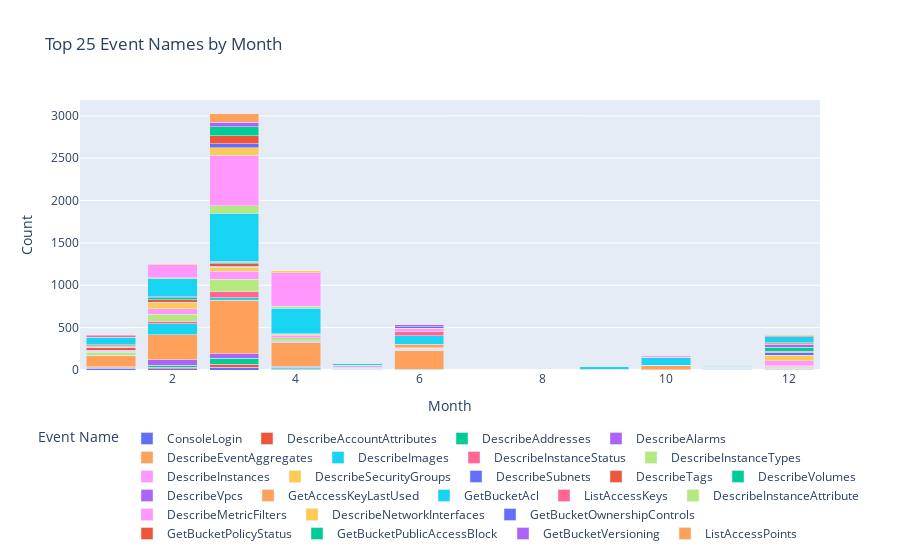

Notebook code for this chart:
### Code cell
# Plot event name


top_event_names = (
    action_month.groupby('eventName')['count']
    .sum()
    .reset_index()
    .sort_values(by='count', ascending=False)
    .head(25)
)


filtered_action_month = action_month[action_month['eventName'].isin(top_event_names['eventName'])]


fig = px.bar(
    filtered_action_month, 
    x="month", 
    y="count", 
    color="eventName", 
    title="Top 25 Event Names by Month",
    labels={"month": "Month", "count": "Count", "eventName": "Event Name"},
    hover_data={"count": True, "eventName": True}
)


fig.update_layout(
    barmode='stack',
    xaxis=dict(title='Month'),
    yaxis=dict(title='Count'),
    legend=dict(title='Event Name', orientation="h", x=0.5, xanchor="center", y=-0.2),
    height=800  
)


fig.show()

### Figure 1 — Plotly figure (JSON) as saved in the notebook; plotly's stock layout.template omitted (floating-point values rounded to 4 significant figures)
{"data": [{"alignmentgroup": "True", "customdata": [["ConsoleLogin"], ["ConsoleLogin"], ["ConsoleLogin"], ["ConsoleLogin"], ["ConsoleLogin"], ["ConsoleLogin"], ["ConsoleLogin"], ["ConsoleLogin"], ["ConsoleLogin"], ["ConsoleLogin"]], "hovertemplate": "Event Name=%{customdata[0]}<br>Month=%{x}<br>Count=%{y}<extra></extra>", "legendgroup": "ConsoleLogin", "marker": {"color": "#636efa", "pattern": {"shape": ""}}, "name": "ConsoleLogin", "offsetgroup": "ConsoleLogin", "orientation": "v", "showlegend": true, "textposition": "auto", "type": "bar", "x": [1, 2, 3, 4, 5, 6, 9, 10, 11, 12], "xaxis": "x", "y": [21, 17, 35, 9, 1, 2, 3, 1, 4, 2], "yaxis": "y"}, {"alignmentgroup": "True", "customdata": [["DescribeAccountAttributes"], ["DescribeAccountAttributes"], ["DescribeAccountAttributes"], ["DescribeAccountAttributes"], ["DescribeAccountAttributes"], ["DescribeAccountAttributes"], ["DescribeAccountAttributes"], ["DescribeAccountAttributes"]], "hovertemplate": "Event Name=%{customdata[0]}<br>Month=%{x}<br>Count=%{y}<extra></extra>", "legendgroup": "DescribeAccountAttributes", "marker": {"color": "#EF553B", "pattern": {"shape": ""}}, "name": "DescribeAccountAttributes", "offsetgroup": "DescribeAccountAttributes", "orientation": "v", "showlegend": true, "textposition": "auto", "type": "bar", "x": [1, 2, 3, 4, 5, 6, 11, 12], "xaxis": "x", "y": [11, 15, 32, 6, 2, 2, 3, 7], "yaxis": "y"}, {"alignmentgroup": "True", "customdata": [["DescribeAddresses"], ["DescribeAddresses"], ["DescribeAddresses"], ["DescribeAddresses"], ["DescribeAddresses"], ["DescribeAddresses"], ["DescribeAddresses"], ["DescribeAddresses"], ["DescribeAddresses"]], "hovertemplate": "Event Name=%{customdata[0]}<br>Month=%{x}<br>Count=%{y}<extra></extra>", "legendgroup": "DescribeAddresses", "marker": {"color": "#00cc96", "pattern": {"shape": ""}}, "name": "DescribeAddresses", "offsetgroup": "DescribeAddresses", "orientation": "v", "showlegend": true, "textposition": "auto", "type": "bar", "x": [1, 2, 3, 4, 5, 6, 10, 11, 12], "xaxis": "x", "y": [4, 26, 74, 17, 4, 3, 2, 3, 10], "yaxis": "y"}, {"alignmentgroup": "True", "customdata": [["DescribeAlarms"], ["DescribeAlarms"], ["DescribeAlarms"], ["DescribeAlarms"], ["DescribeAlarms"], ["DescribeAlarms"], ["DescribeAlarms"]], "hovertemplate": "Event Name=%{customdata[0]}<br>Month=%{x}<br>Count=%{y}<extra></extra>", "legendgroup": "DescribeAlarms", "marker": {"color": "#ab63fa", "pattern": {"shape": ""}}, "name": "DescribeAlarms", "offsetgroup": "DescribeAlarms", "orientation": "v", "showlegend": true, "textposition": "auto", "type": "bar", "x": [1, 2, 3, 4, 5, 11, 12], "xaxis": "x", "y": [3, 66, 50, 10, 4, 1, 2], "yaxis": "y"}, {"alignmentgroup": "True", "customdata": [["DescribeEventAggregates"], ["DescribeEventAggregates"], ["DescribeEventAggregates"], ["DescribeEventAggregates"], ["DescribeEventAggregates"], ["DescribeEventAggregates"], ["DescribeEventAggregates"], ["DescribeEventAggregates"], ["DescribeEventAggregates"], ["DescribeEventAggregates"]], "hovertemplate": "Event Name=%{customdata[0]}<br>Month=%{x}<br>Count=%{y}<extra></extra>", "legendgroup": "DescribeEventAggregates", "marker": {"color": "#FFA15A", "pattern": {"shape": ""}}, "name": "DescribeEventAggregates", "offsetgroup": "DescribeEventAggregates", "orientation": "v", "showlegend": true, "textposition": "auto", "type": "bar", "x": [1, 2, 3, 4, 5, 6, 9, 10, 11, 12], "xaxis": "x", "y": [128, 290, 632, 288, 4, 228, 4, 46, 6, 14], "yaxis": "y"}, {"alignmentgroup": "True", "customdata": [["DescribeImages"], ["DescribeImages"], ["DescribeImages"], ["DescribeImages"], ["DescribeImages"], ["DescribeImages"], ["DescribeImages"], ["DescribeImages"], ["DescribeImages"]], "hovertemplate": "Event Name=%{customdata[0]}<br>Month=%{x}<br>Count=%{y}<extra></extra>", "legendgroup": "DescribeImages", "marker": {"color": "#19d3f3", "pattern": {"shape": ""}}, "name": "DescribeImages", "offsetgroup": "DescribeImages", "orientation": "v", "showlegend": true, "textposition": "auto", "type": "bar", "x": [1, 2, 3, 4, 5, 6, 10, 11, 12], "xaxis": "x", "y": [5, 134, 28, 7, 3, 1, 2, 1, 1], "yaxis": "y"}, {"alignmentgroup": "True", "customdata": [["DescribeInstanceStatus"], ["DescribeInstanceStatus"], ["DescribeInstanceStatus"], ["DescribeInstanceStatus"], ["DescribeInstanceStatus"], ["DescribeInstanceStatus"], ["DescribeInstanceStatus"], ["DescribeInstanceStatus"], ["DescribeInstanceStatus"]], "hovertemplate": "Event Name=%{customdata[0]}<br>Month=%{x}<br>Count=%{y}<extra></extra>", "legendgroup": "DescribeInstanceStatus", "marker": {"color": "#FF6692", "pattern": {"shape": ""}}, "name": "DescribeInstanceStatus", "offsetgroup": "DescribeInstanceStatus", "orientation": "v", "showlegend": true, "textposition": "auto", "type": "bar", "x": [1, 2, 3, 4, 5, 6, 10, 11, 12], "xaxis": "x", "y": [3, 25, 70, 17, 4, 3, 1, 3, 9], "yaxis": "y"}, {"alignmentgroup": "True", "customdata": [["DescribeInstanceTypes"], ["DescribeInstanceTypes"], ["DescribeInstanceTypes"], ["DescribeInstanceTypes"], ["DescribeInstanceTypes"], ["DescribeInstanceTypes"], ["DescribeInstanceTypes"], ["DescribeInstanceTypes"]], "hovertemplate": "Event Name=%{customdata[0]}<br>Month=%{x}<br>Count=%{y}<extra></extra>", "legendgroup": "DescribeInstanceTypes", "marker": {"color": "#B6E880", "pattern": {"shape": ""}}, "name": "DescribeInstanceTypes", "offsetgroup": "DescribeInstanceTypes", "orientation": "v", "showlegend": true, "textposition": "auto", "type": "bar", "x": [1, 2, 3, 4, 5, 6, 11, 12], "xaxis": "x", "y": [34, 85, 150, 24, 8, 8, 6, 7], "yaxis": "y"}, {"alignmentgroup": "True", "customdata": [["DescribeInstances"], ["DescribeInstances"], ["DescribeInstances"], ["DescribeInstances"], ["DescribeInstances"], ["DescribeInstances"], ["DescribeInstances"], ["DescribeInstances"], ["DescribeInstances"]], "hovertemplate": "Event Name=%{customdata[0]}<br>Month=%{x}<br>Count=%{y}<extra></extra>", "legendgroup": "DescribeInstances", "marker": {"color": "#FF97FF", "pattern": {"shape": ""}}, "name": "DescribeInstances", "offsetgroup": "DescribeInstances", "orientation": "v", "showlegend": true, "textposition": "auto", "type": "bar", "x": [1, 2, 3, 4, 5, 6, 10, 11, 12], "xaxis": "x", "y": [13, 63, 96, 29, 19, 11, 1, 6, 59], "yaxis": "y"}, {"alignmentgroup": "True", "customdata": [["DescribeSecurityGroups"], ["DescribeSecurityGroups"], ["DescribeSecurityGroups"], ["DescribeSecurityGroups"], ["DescribeSecurityGroups"], ["DescribeSecurityGroups"], ["DescribeSecurityGroups"], ["DescribeSecurityGroups"], ["DescribeSecurityGroups"]], "hovertemplate": "Event Name=%{customdata[0]}<br>Month=%{x}<br>Count=%{y}<extra></extra>", "legendgroup": "DescribeSecurityGroups", "marker": {"color": "#FECB52", "pattern": {"shape": ""}}, "name": "DescribeSecurityGroups", "offsetgroup": "DescribeSecurityGroups", "orientation": "v", "showlegend": true, "textposition": "auto", "type": "bar", "x": [1, 2, 3, 4, 5, 6, 10, 11, 12], "xaxis": "x", "y": [7, 70, 46, 8, 1, 1, 1, 1, 63], "yaxis": "y"}, {"alignmentgroup": "True", "customdata": [["DescribeSubnets"], ["DescribeSubnets"], ["DescribeSubnets"], ["DescribeSubnets"], ["DescribeSubnets"], ["DescribeSubnets"], ["DescribeSubnets"], ["DescribeSubnets"], ["DescribeSubnets"]], "hovertemplate": "Event Name=%{customdata[0]}<br>Month=%{x}<br>Count=%{y}<extra></extra>", "legendgroup": "DescribeSubnets", "marker": {"color": "#636efa", "pattern": {"shape": ""}}, "name": "DescribeSubnets", "offsetgroup": "DescribeSubnets", "orientation": "v", "showlegend": true, "textposition": "auto", "type": "bar", "x": [1, 2, 3, 4, 5, 6, 10, 11, 12], "xaxis": "x", "y": [6, 9, 13, 4, 2, 1, 1, 1, 35], "yaxis": "y"}, {"alignmentgroup": "True", "customdata": [["DescribeTags"], ["DescribeTags"], ["DescribeTags"], ["DescribeTags"], ["DescribeTags"], ["DescribeTags"], ["DescribeTags"], ["DescribeTags"]], "hovertemplate": "Event Name=%{customdata[0]}<br>Month=%{x}<br>Count=%{y}<extra></extra>", "legendgroup": "DescribeTags", "marker": {"color": "#EF553B", "pattern": {"shape": ""}}, "name": "DescribeTags", "offsetgroup": "DescribeTags", "orientation": "v", "showlegend": true, "textposition": "auto", "type": "bar", "x": [1, 2, 3, 4, 5, 6, 11, 12], "xaxis": "x", "y": [32, 27, 29, 5, 1, 1, 1, 12], "yaxis": "y"}, {"alignmentgroup": "True", "customdata": [["DescribeVolumes"], ["DescribeVolumes"], ["DescribeVolumes"], ["DescribeVolumes"], ["DescribeVolumes"], ["DescribeVolumes"], ["DescribeVolumes"], ["DescribeVolumes"]], "hovertemplate": "Event Name=%{customdata[0]}<br>Month=%{x}<br>Count=%{y}<extra></extra>", "legendgroup": "DescribeVolumes", "marker": {"color": "#00cc96", "pattern": {"shape": ""}}, "name": "DescribeVolumes", "offsetgroup": "DescribeVolumes", "orientation": "v", "showlegend": true, "textposition": "auto", "type": "bar", "x": [1, 2, 3, 4, 5, 6, 11, 12], "xaxis": "x", "y": [3, 25, 15, 2, 1, 2, 1, 46], "yaxis": "y"}, {"alignmentgroup": "True", "customdata": [["DescribeVpcs"], ["DescribeVpcs"], ["DescribeVpcs"], ["DescribeVpcs"], ["DescribeVpcs"], ["DescribeVpcs"], ["DescribeVpcs"], ["DescribeVpcs"], ["DescribeVpcs"]], "hovertemplate": "Event Name=%{customdata[0]}<br>Month=%{x}<br>Count=%{y}<extra></extra>", "legendgroup": "DescribeVpcs", "marker": {"color": "#ab63fa", "pattern": {"shape": ""}}, "name": "DescribeVpcs", "offsetgroup": "DescribeVpcs", "orientation": "v", "showlegend": true, "textposition": "auto", "type": "bar", "x": [1, 2, 3, 4, 5, 6, 10, 11, 12], "xaxis": "x", "y": [11, 15, 14, 4, 2, 1, 1, 2, 35], "yaxis": "y"}, {"alignmentgroup": "True", "customdata": [["GetAccessKeyLastUsed"], ["GetAccessKeyLastUsed"], ["GetAccessKeyLastUsed"]], "hovertemplate": "Event Name=%{customdata[0]}<br>Month=%{x}<br>Count=%{y}<extra></extra>", "legendgroup": "GetAccessKeyLastUsed", "marker": {"color": "#FFA15A", "pattern": {"shape": ""}}, "name": "GetAccessKeyLastUsed", "offsetgroup": "GetAccessKeyLastUsed", "orientation": "v", "showlegend": true, "textposition": "auto", "type": "bar", "x": [1, 6, 12], "xaxis": "x", "y": [20, 41, 20], "yaxis": "y"}, {"alignmentgroup": "True", "customdata": [["GetBucketAcl"], ["GetBucketAcl"], ["GetBucketAcl"], ["GetBucketAcl"], ["GetBucketAcl"], ["GetBucketAcl"], ["GetBucketAcl"], ["GetBucketAcl"], ["GetBucketAcl"], ["GetBucketAcl"]], "hovertemplate": "Event Name=%{customdata[0]}<br>Month=%{x}<br>Count=%{y}<extra></extra>", "legendgroup": "GetBucketAcl", "marker": {"color": "#19d3f3", "pattern": {"shape": ""}}, "name": "GetBucketAcl", "offsetgroup": "GetBucketAcl", "orientation": "v", "showlegend": true, "textposition": "auto", "type": "bar", "x": [1, 2, 3, 4, 5, 6, 9, 10, 11, 12], "xaxis": "x", "y": [88, 210, 567, 298, 20, 100, 31, 90, 8, 68], "yaxis": "y"}, {"alignmentgroup": "True", "customdata": [["ListAccessKeys"], ["ListAccessKeys"], ["ListAccessKeys"]], "hovertemplate": "Event Name=%{customdata[0]}<br>Month=%{x}<br>Count=%{y}<extra></extra>", "legendgroup": "ListAccessKeys", "marker": {"color": "#FF6692", "pattern": {"shape": ""}}, "name": "ListAccessKeys", "offsetgroup": "ListAccessKeys", "orientation": "v", "showlegend": true, "textposition": "auto", "type": "bar", "x": [1, 6, 12], "xaxis": "x", "y": [20, 45, 17], "yaxis": "y"}, {"alignmentgroup": "True", "customdata": [["DescribeInstanceAttribute"], ["DescribeInstanceAttribute"], ["DescribeInstanceAttribute"], ["DescribeInstanceAttribute"], ["DescribeInstanceAttribute"], ["DescribeInstanceAttribute"], ["DescribeInstanceAttribute"], ["DescribeInstanceAttribute"]], "hovertemplate": "Event Name=%{customdata[0]}<br>Month=%{x}<br>Count=%{y}<extra></extra>", "legendgroup": "DescribeInstanceAttribute", "marker": {"color": "#B6E880", "pattern": {"shape": ""}}, "name": "DescribeInstanceAttribute", "offsetgroup": "DescribeInstanceAttribute", "orientation": "v", "showlegend": true, "textposition": "auto", "type": "bar", "x": [2, 3, 4, 5, 6, 10, 11, 12], "xaxis": "x", "y": [15, 87, 22, 4, 2, 4, 5, 13], "yaxis": "y"}, {"alignmentgroup": "True", "customdata": [["DescribeMetricFilters"], ["DescribeMetricFilters"], ["DescribeMetricFilters"], ["DescribeMetricFilters"], ["DescribeMetricFilters"], ["DescribeMetricFilters"], ["DescribeMetricFilters"], ["DescribeMetricFilters"]], "hovertemplate": "Event Name=%{customdata[0]}<br>Month=%{x}<br>Count=%{y}<extra></extra>", "legendgroup": "DescribeMetricFilters", "marker": {"color": "#FF97FF", "pattern": {"shape": ""}}, "name": "DescribeMetricFilters", "offsetgroup": "DescribeMetricFilters", "orientation": "v", "showlegend": true, "textposition": "auto", "type": "bar", "x": [2, 3, 4, 5, 6, 10, 11, 12], "xaxis": "x", "y": [149, 598, 397, 3, 36, 24, 2, 2], "yaxis": "y"}, {"alignmentgroup": "True", "customdata": [["DescribeNetworkInterfaces"], ["DescribeNetworkInterfaces"], ["DescribeNetworkInterfaces"], ["DescribeNetworkInterfaces"], ["DescribeNetworkInterfaces"], ["DescribeNetworkInterfaces"], ["DescribeNetworkInterfaces"], ["DescribeNetworkInterfaces"]], "hovertemplate": "Event Name=%{customdata[0]}<br>Month=%{x}<br>Count=%{y}<extra></extra>", "legendgroup": "DescribeNetworkInterfaces", "marker": {"color": "#FECB52", "pattern": {"shape": ""}}, "name": "DescribeNetworkInterfaces", "offsetgroup": "DescribeNetworkInterfaces", "orientation": "v", "showlegend": true, "textposition": "auto", "type": "bar", "x": [2, 3, 4, 5, 6, 10, 11, 12], "xaxis": "x", "y": [15, 87, 22, 4, 2, 1, 2, 8], "yaxis": "y"}, {"alignmentgroup": "True", "customdata": [["GetBucketOwnershipControls"], ["GetBucketOwnershipControls"]], "hovertemplate": "Event Name=%{customdata[0]}<br>Month=%{x}<br>Count=%{y}<extra></extra>", "legendgroup": "GetBucketOwnershipControls", "marker": {"color": "#636efa", "pattern": {"shape": ""}}, "name": "GetBucketOwnershipControls", "offsetgroup": "GetBucketOwnershipControls", "orientation": "v", "showlegend": true, "textposition": "auto", "type": "bar", "x": [3, 6], "xaxis": "x", "y": [47, 21], "yaxis": "y"}, {"alignmentgroup": "True", "customdata": [["GetBucketPolicyStatus"]], "hovertemplate": "Event Name=%{customdata[0]}<br>Month=%{x}<br>Count=%{y}<extra></extra>", "legendgroup": "GetBucketPolicyStatus", "marker": {"color": "#EF553B", "pattern": {"shape": ""}}, "name": "GetBucketPolicyStatus", "offsetgroup": "GetBucketPolicyStatus", "orientation": "v", "showlegend": true, "textposition": "auto", "type": "bar", "x": [3], "xaxis": "x", "y": [97], "yaxis": "y"}, {"alignmentgroup": "True", "customdata": [["GetBucketPublicAccessBlock"]], "hovertemplate": "Event Name=%{customdata[0]}<br>Month=%{x}<br>Count=%{y}<extra></extra>", "legendgroup": "GetBucketPublicAccessBlock", "marker": {"color": "#00cc96", "pattern": {"shape": ""}}, "name": "GetBucketPublicAccessBlock", "offsetgroup": "GetBucketPublicAccessBlock", "orientation": "v", "showlegend": true, "textposition": "auto", "type": "bar", "x": [3], "xaxis": "x", "y": [105], "yaxis": "y"}, {"alignmentgroup": "True", "customdata": [["GetBucketVersioning"], ["GetBucketVersioning"]], "hovertemplate": "Event Name=%{customdata[0]}<br>Month=%{x}<br>Count=%{y}<extra></extra>", "legendgroup": "GetBucketVersioning", "marker": {"color": "#ab63fa", "pattern": {"shape": ""}}, "name": "GetBucketVersioning", "offsetgroup": "GetBucketVersioning", "orientation": "v", "showlegend": true, "textposition": "auto", "type": "bar", "x": [3, 6], "xaxis": "x", "y": [52, 21], "yaxis": "y"}, {"alignmentgroup": "True", "customdata": [["ListAccessPoints"]], "hovertemplate": "Event Name=%{customdata[0]}<br>Month=%{x}<br>Count=%{y}<extra></extra>", "legendgroup": "ListAccessPoints", "marker": {"color": "#FFA15A", "pattern": {"shape": ""}}, "name": "ListAccessPoints", "offsetgroup": "ListAccessPoints", "orientation": "v", "showlegend": true, "textposition": "auto", "type": "bar", "x": [3], "xaxis": "x", "y": [104], "yaxis": "y"}], "layout": {"autosize": true, "barmode": "stack", "legend": {"orientation": "h", "title": {"text": "Event Name"}, "tracegroupgap": 0, "x": 0.5, "xanchor": "center", "y": -0.2}, "title": {"text": "Top 25 Event Names by Month"}, "xaxis": {"anchor": "y", "autorange": true, "domain": [0, 1], "range": [0.5, 12.5], "title": {"text": "Month"}, "type": "linear"}, "yaxis": {"anchor": "x", "autorange": true, "domain": [0, 1], "range": [0, 3187.0], "title": {"text": "Count"}, "type": "linear"}}}
